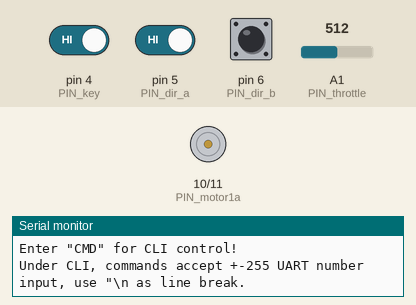
A sketch run on a simulated Arduino Uno, built with avr-gcc and run on an emulated ATmega328P. On the bench: motor-driver pin pairs drawn as motors (green arrow = first pin HIGH = forward, orange = second pin HIGH = backward, longer = more drive), the last lines printed to the serial monitor. The test bench sets the inputs (shaded band); at power-on: pin 4 (PIN_key) HIGH, pin 5 (PIN_dir_a) HIGH, pin 6 (PIN_dir_b) HIGH, A1 (PIN_throttle) = 512.

Above: at 2.8 s.
2.9 s: pin 4 (PIN_key) driven LOW and pin 5 (PIN_dir_a) driven LOW
At 3.35 s:
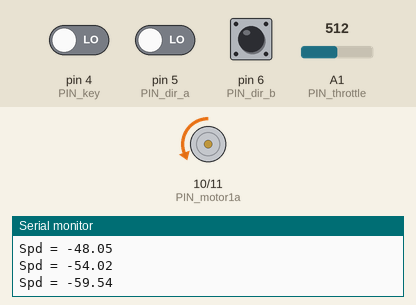
5.9 s: pin 6 (PIN_dir_b) pulled LOW for 1 s
8.9 s: A1 (PIN_throttle) set to 716
11.9 s: A1 (PIN_throttle) set to 900
At 14.7 s:
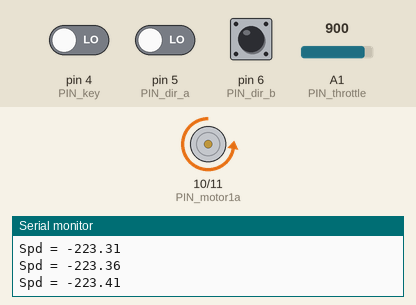
14.9 s: pin 4 (PIN_key) driven HIGH
At 15.35 s:
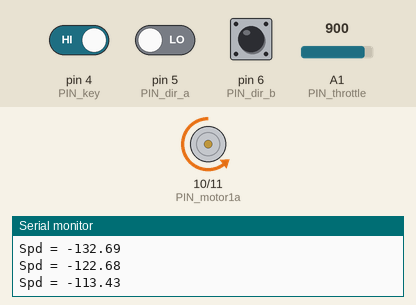
Timing chart, 0 to 18.9 s (numbered marks = the images above; inputs shaded):
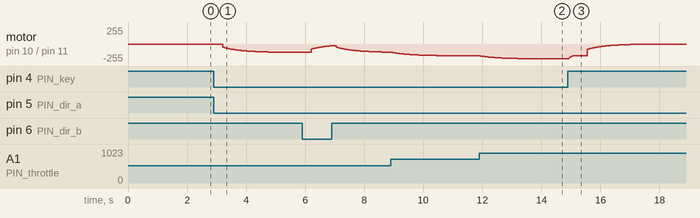

Measured:
- after the input at 2.9 s, motor on pin 10 (PIN_motor1a) / pin 11 (PIN_motor1b): moves from stopped to backward 125/255 over 2.3 s, starting after 0.30 s
- after the input at 11.9 s, motor on pin 10 (PIN_motor1a) / pin 11 (PIN_motor1b): moves from backward 177/255 to backward 223/255 over 2.4 s, starting at once
- after the input at 14.9 s, motor on pin 10 (PIN_motor1a) / pin 11 (PIN_motor1b): moves from backward 223/255 to stopped over 3.4 s, starting at once

The sketch:

train_control.ino
```cpp
// These constants won't change. They're used to give names to the pins used:

// Input pins
const int PIN_throttle = A1;
const int PIN_key = 4;
const int PIN_dir_a = 5;
const int PIN_dir_b = 6;

// Output pins
const int PIN_motor1a = 10;
const int PIN_motor1b = 11;

// Timer
const float freq = 400;
const unsigned int perd_us = 1e6/freq;
const float cli_freq = 20;
const float spd_show_freq = 20;
const unsigned int cli_perd_us = 1e6/cli_freq;
const unsigned int spd_show_perd_us = 1e6/spd_show_freq;
unsigned long clk_us, last_us, last_cli_us, last_spd_show_us;

// LPF
const float lpf_freq = 0.25;

// Prototypes
void MotorControl(int pina, int pinb, float speed);

void setup()
{
	Serial.begin(115200);
	pinMode(PIN_motor1a, OUTPUT);
	pinMode(PIN_motor1b, OUTPUT);
	digitalWrite(PIN_motor1b, LOW);
	digitalWrite(PIN_motor1a, LOW);

	pinMode(PIN_throttle, INPUT);
	pinMode(PIN_key, INPUT_PULLUP);
	pinMode(PIN_dir_a, INPUT_PULLUP);
	pinMode(PIN_dir_b, INPUT_PULLUP);
	Serial.println("Welcome to ArduModelTrain control!");
	Serial.println("Enter \"CMD\" for CLI control!");
	Serial.println("Under CLI, commands accept +-255 UART number input, use \"\\n as line break.");

	last_us = micros();
}

String cli_st = "";
String st_climd = "CMD\n";
String key_str[2] = {"On", "Off"};
String dir_str[3] = {"R", "N", "F"};
int throttle = 0;        // value read from the pot
float speed = 0;        // value output to the PWM (analog out)
float last_speed = 0;
float spd_cli = 0, spd_io = 0;
int key = HIGH;
int dir_a = false, dir_b = false;
int direction = 0, last_direction=0;		// -1,0,1
bool cli_mode = false;

void loop()
{
	unsigned long clk_us = micros();
	unsigned int dt_us = clk_us - last_us;
	if(dt_us >= perd_us)
	{
		//===== Uart CLI =====
		unsigned int dt_cli_us = clk_us -last_cli_us;
		if(dt_cli_us >= cli_perd_us)
		{
			char inChar=0;
			while (Serial.available() > 0)
			{
				inChar = Serial.read();
				cli_st += (char)inChar;
				if(inChar == '\n')
				{
					break;
				}
			}
			if(inChar == '\n')
			{
				if(cli_mode)
				{
					spd_cli = constrain(cli_st.toFloat(), -255, 255);
				}
				if (cli_st == st_climd)
				{
					cli_mode = !cli_mode;
					if(cli_mode) {
						Serial.println("CLI mode!");
					}
					else {
						Serial.println("IO mode!");
					}
				}
				cli_st="";
			}
			last_cli_us +=dt_cli_us;
		}

		//===== Switches and Pins =====
		if(key != digitalRead(PIN_key))
		{
			key ^= HIGH;
			Serial.print("Key: ");
			Serial.println(key_str[key]);
		}
		if(key == LOW)
		{
			dir_a = digitalRead(PIN_dir_a);
			dir_b = digitalRead(PIN_dir_b);
			if(dir_a == dir_b)
			{
				direction = 0;	// both high or both low
			}
			else
			{
				direction = (dir_a>dir_b)? 1:-1;
				throttle = analogRead(PIN_throttle);
				spd_io = map(throttle, 0, 1023, 0, 255);
			}
			spd_io *= direction;
			if(direction != last_direction)
			{
				Serial.print("Dir: ");
				Serial.println(dir_str[direction+1]);
				last_direction = direction;
			}
		}
		else {
			spd_io = 0;
		}

		//===== Motor control =====
		float f = 2*M_PI*lpf_freq*dt_us*1e-6;
		float alpha = f/(f+1);
		if(cli_mode) {
			speed += (spd_cli - speed)*alpha;
		}
		else {
			speed += (spd_io - speed)*alpha;
		}

		// change the analog out value:
		MotorControl(PIN_motor1a, PIN_motor1b, speed);

		// print the results to the Serial Monitor:
		if( ((clk_us-last_spd_show_us) >= spd_show_perd_us) &&
			( abs(speed - last_speed) > 0.005 ) )
		{
			//Serial.print("sensor = ");
			//Serial.print(throttle);
			Serial.print("Spd = ");
			last_speed = (float)round(speed*100)/100.0;
			Serial.println(last_speed);
			last_spd_show_us = clk_us;
		}

		last_us += dt_us;
	}

}

// speed: +- 255
void MotorControl(int pina, int pinb, float speed)
{
	if(speed > 0)
	{
		analogWrite(pina, speed);
		analogWrite(pinb, 0);
	}
	else
	{
		analogWrite(pina, 0);
		analogWrite(pinb, abs(speed));
	}
}
```
